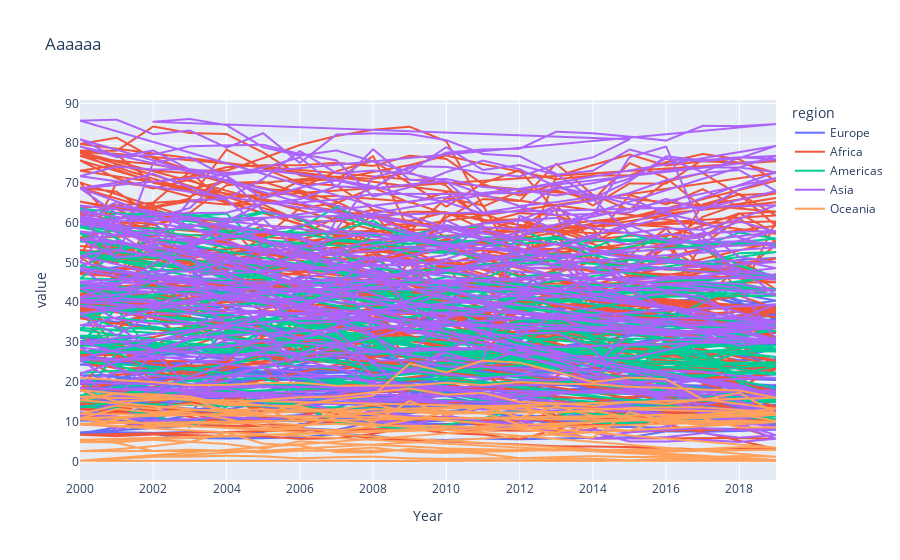

The notebook cell saved with this chart:
### Code cell
fig = px.line(df_health_countries_expenditure, x="Date", y="value",color='region', title="Aaaaaa")
fig.update_xaxes(title_text="Year")

### Figure 1 — Plotly figure (JSON) as saved in the notebook; plotly's stock layout.template omitted (floating-point values rounded to 4 significant figures; data arrays with more than 128 entries replaced by an {"elided": "..."} marker saying what was removed)
{"data": [{"hovertemplate": "region=Europe<br>Date=%{x}<br>value=%{y}<extra></extra>", "legendgroup": "Europe", "line": {"color": "#636efa", "dash": "solid"}, "marker": {"symbol": "circle"}, "mode": "lines", "name": "Europe", "showlegend": true, "type": "scattergl", "x": {"elided": "828 int values"}, "xaxis": "x", "y": {"elided": "828 float values"}, "yaxis": "y"}, {"hovertemplate": "region=Africa<br>Date=%{x}<br>value=%{y}<extra></extra>", "legendgroup": "Africa", "line": {"color": "#EF553B", "dash": "solid"}, "marker": {"symbol": "circle"}, "mode": "lines", "name": "Africa", "showlegend": true, "type": "scattergl", "x": {"elided": "1025 int values"}, "xaxis": "x", "y": {"elided": "1025 float values"}, "yaxis": "y"}, {"hovertemplate": "region=Americas<br>Date=%{x}<br>value=%{y}<extra></extra>", "legendgroup": "Americas", "line": {"color": "#00cc96", "dash": "solid"}, "marker": {"symbol": "circle"}, "mode": "lines", "name": "Americas", "showlegend": true, "type": "scattergl", "x": {"elided": "700 int values"}, "xaxis": "x", "y": {"elided": "700 float values"}, "yaxis": "y"}, {"hovertemplate": "region=Asia<br>Date=%{x}<br>value=%{y}<extra></extra>", "legendgroup": "Asia", "line": {"color": "#ab63fa", "dash": "solid"}, "marker": {"symbol": "circle"}, "mode": "lines", "name": "Asia", "showlegend": true, "type": "scattergl", "x": {"elided": "901 int values"}, "xaxis": "x", "y": {"elided": "901 float values"}, "yaxis": "y"}, {"hovertemplate": "region=Oceania<br>Date=%{x}<br>value=%{y}<extra></extra>", "legendgroup": "Oceania", "line": {"color": "#FFA15A", "dash": "solid"}, "marker": {"symbol": "circle"}, "mode": "lines", "name": "Oceania", "showlegend": true, "type": "scattergl", "x": {"elided": "280 int values"}, "xaxis": "x", "y": {"elided": "280 float values"}, "yaxis": "y"}], "layout": {"legend": {"title": {"text": "region"}, "tracegroupgap": 0}, "title": {"text": "Aaaaaa"}, "xaxis": {"anchor": "y", "domain": [0, 1], "title": {"text": "Year"}}, "yaxis": {"anchor": "x", "domain": [0, 1], "title": {"text": "value"}}}}
